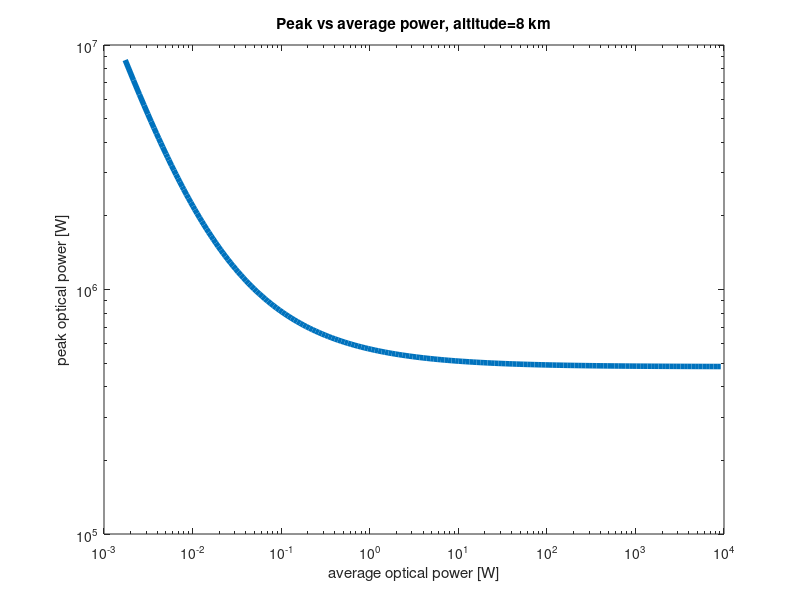

The MATLAB script that drew this image:
% arg1 is csv location
% arg2 is eps destination
clear all;
close;
clc;

colorspec = {[0.4 0 0.8]; [0.4 0.8 0]; [0.4 0.7 0.7]; ...
  [0 0.4 0.8]; [0.8 0.4 0]; [0.7 0.4 0.7]; ...
  [0.8 0 0.4]; [0 0.8 0.4]; [0.7 0.7 0.4]; ...
  [0 0 0.4]; [0 0.4 0]; [0.4 0 0]};


%% Poisson Jetser

sigma = 26.65e-9
a = 42.5e-12
b = 53.3e-6/sqrt(12)

%n = 1:200000000;
%s = (a^2+sqrt(a^4-4*a^2*sigma^2*n+4*b^2*sigma^2*n)-2*sigma^2*n)/(2*sigma^2);





PPS_B = 5.8e12;
PPS_S = 1.2e7; % photons per watt
pulse_length = 100e-12;

pulses = 1;

for i=1:200
	pulses = ceil(1.1^i);
	n = ceil(pulses*PPS_B*pulse_length);
	req_s = -(a^2-sqrt(a^4-4*a^2*sigma^2*n+4*b^2*sigma^2*n)-2*sigma^2*n)/(2*sigma^2);
	P_av(i) = req_s/PPS_S;
	P_peak(i) = P_av(i)/(pulses*pulse_length);
end

loglog(P_av, P_peak, 'linewidth', 4);

% threshold = [1 2 4 8 16 32 64 128 256 512 1024]
% x_max = 1000000;
% x = 1:1000;
% % for j=length(threshold):-1:1
% for j=1:length(threshold)
% 	for i=x
% 		y(i) = 1-sum(poisspdf(0:threshold(j), i));
% 	end
% 	semilogx(x,y, 'linewidth', 4, 'Color', colorspec{j})
% 	hold on;
% end

% hold off;
xlabel('average optical power [W]');
ylabel('peak optical power [W]')
% legend('thr=1','thr=2','thr=4','thr=8','thr=16','thr=32','thr=64', 'thr=128','thr=256', 'thr=512','thr=1024', 'location', 'northeastoutside');
title('Peak vs average power, altitude=8 km');
print('-deps', '-color', '../report/fig/peak_vs_av.eps');










